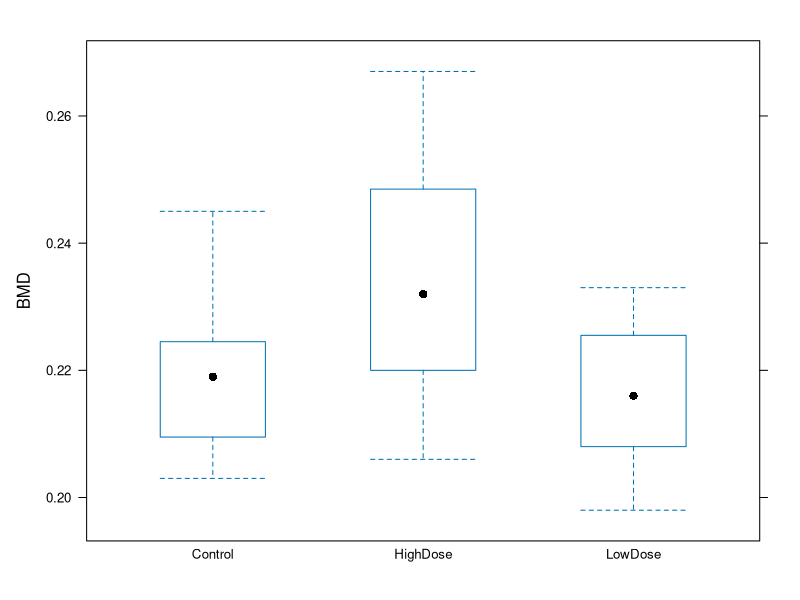
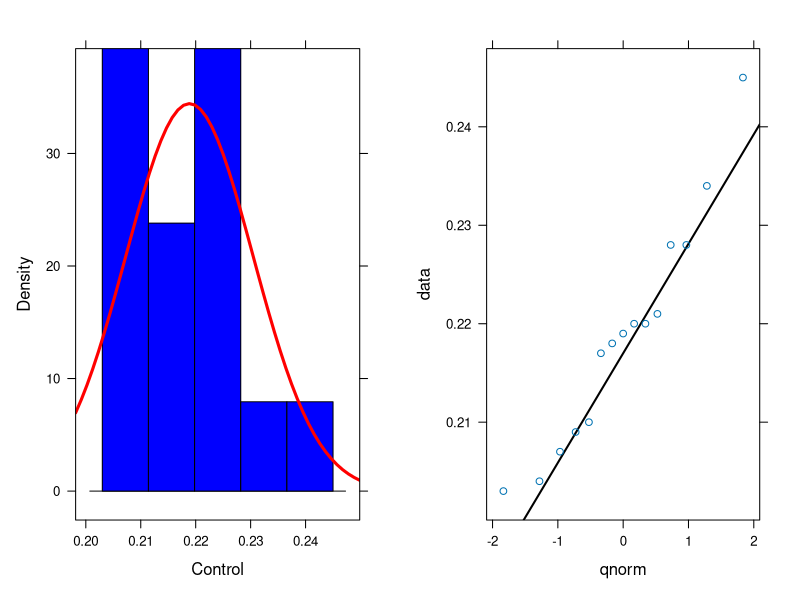
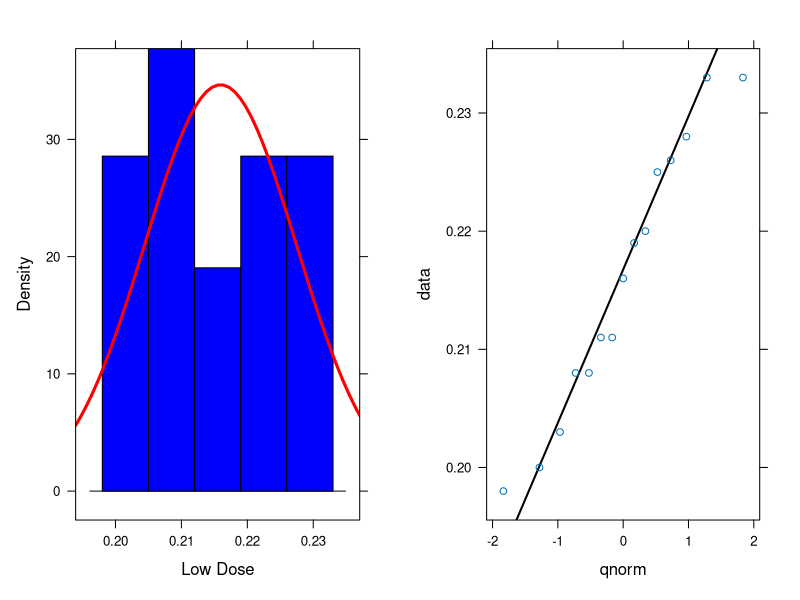
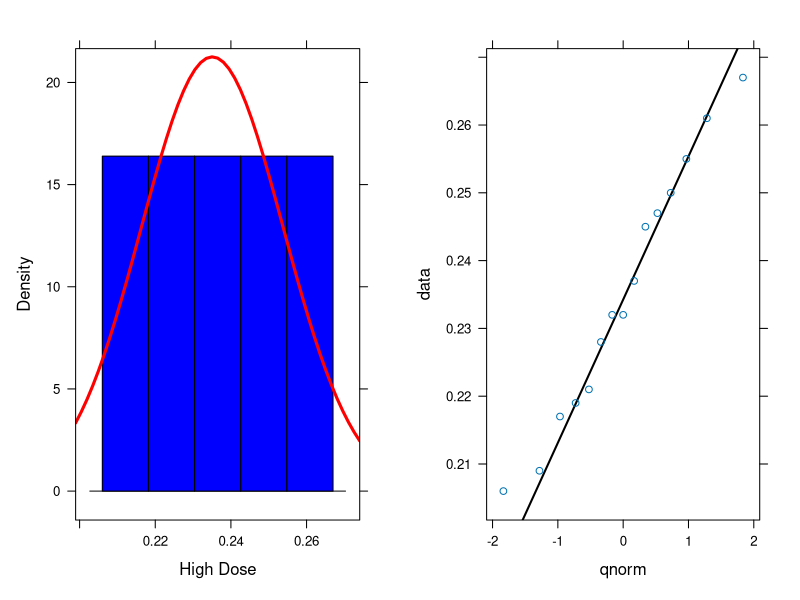
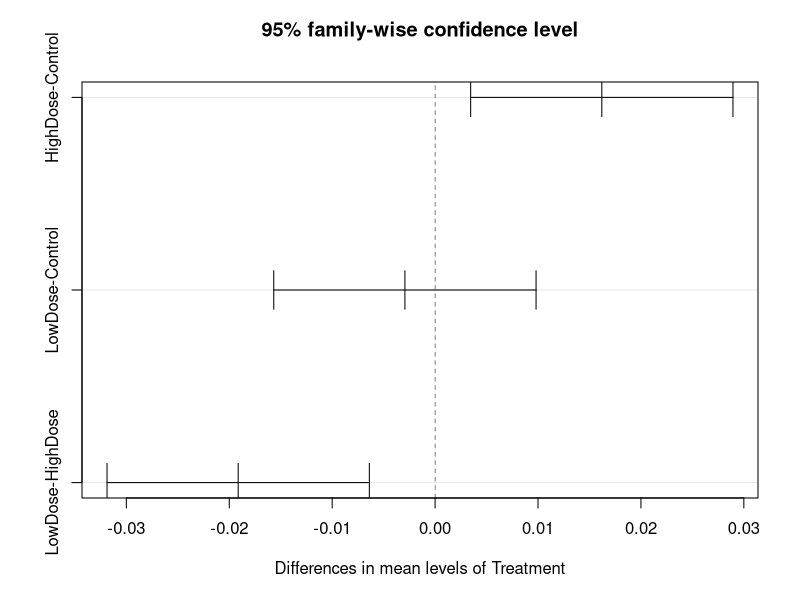
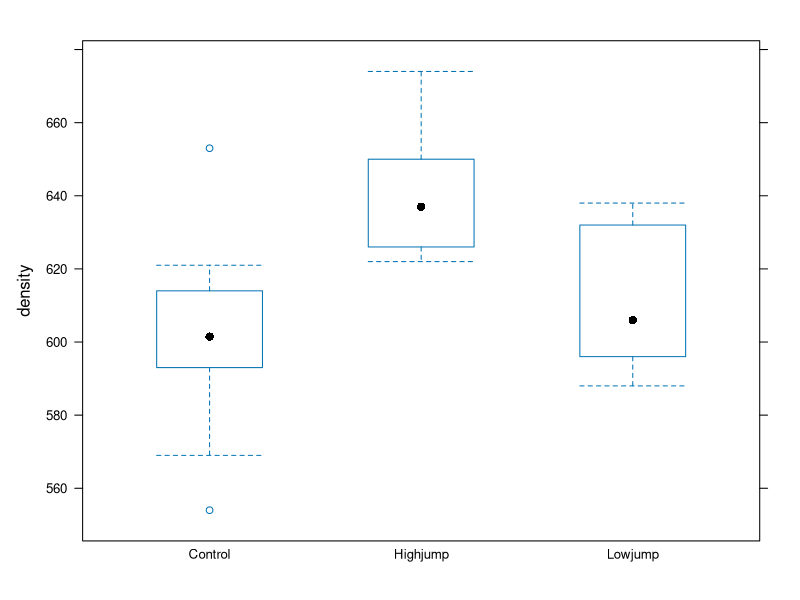
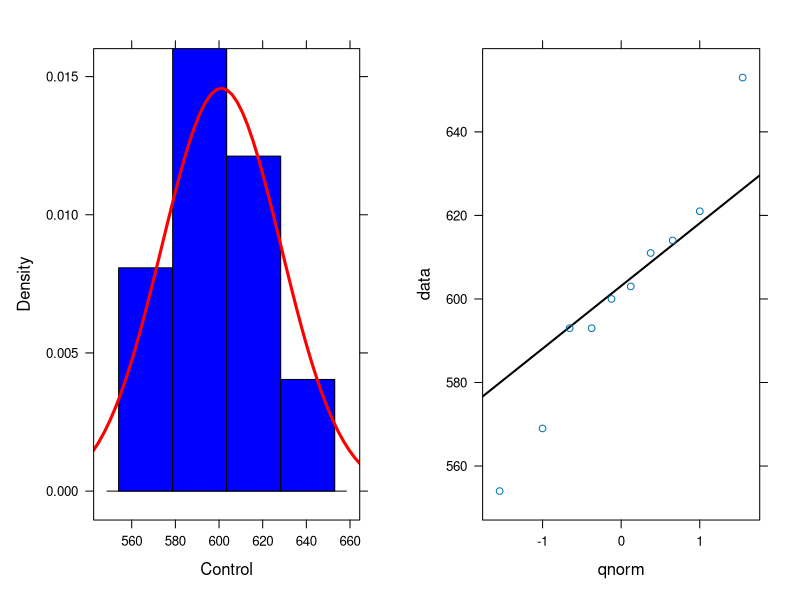
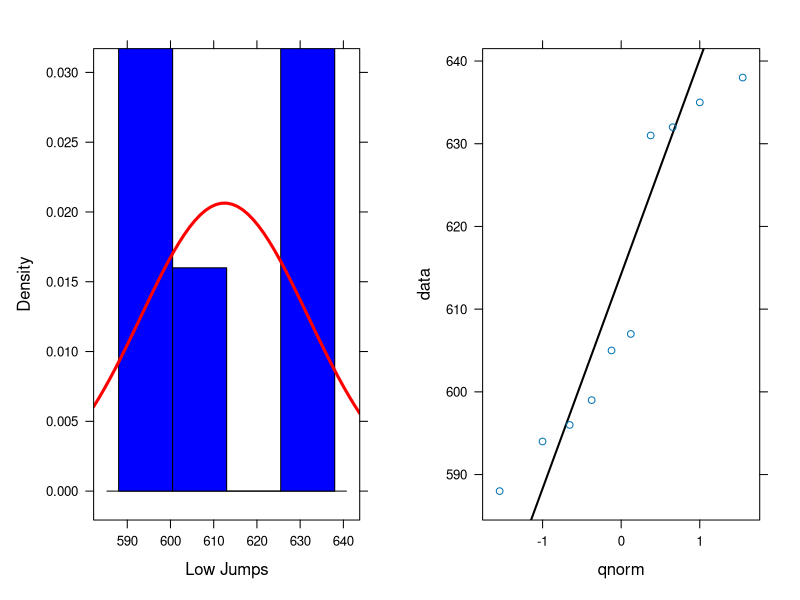

R code for these plots, in order:
## ---- setup
library(lattice)
library(xtable)
my_qqwithline <- function(data, title=NULL){
  qqmath(data,
         panel = function(x) {
           panel.qqmathline(x, distribution = qnorm, lwd=2)
           panel.qqmath(x)
         },
         main=title)
}
my_histogram <- function(x, avg, std, ...){
  histogram(x,
            panel = function(x){
              panel.histogram(x, breaks=NULL, ...)
              panel.mathdensity(dmath = dnorm, col = "red", args = list(mean=avg,sd=std), lwd=3)
            },
            type="density",...)
}

isos <- read.table("ex12-45bmd.txt", header=TRUE)
jump <- read.table("ex12-47jump.txt", header=TRUE)

## ---- A_1
con <- subset(isos, isos$Treatment == 'Control')$BMD
low <- subset(isos, isos$Treatment == 'LowDose')$BMD
hi <- subset(isos, isos$Treatment == 'HighDose')$BMD
data = list(con,low,hi)
info <- data.frame(Treatment=unique(isos$Treatment), Size=sapply(data, length), Mean=sapply(data, mean), Std=sapply(data, sd))
print(xtable(info), include.rownames=FALSE)
bwplot(BMD ~ Treatment, isos)

## ---- A_2
ch <- my_histogram(con, mean(con), sd(con), col="Blue", xlab="Control")
cq <- my_qqwithline(con)
print(ch,position=c(0,0,0.5,1), more=TRUE)
print(cq,position=c(0.5,0,1,1))
lh <- my_histogram(low, mean(low), sd(low), col="Blue", xlab="Low Dose")
lq <- my_qqwithline(low)
print(lh,position=c(0,0,0.5,1), more=TRUE)
print(lq,position=c(0.5,0,1,1))
hh <- my_histogram(hi, mean(hi), sd(hi), col="Blue", xlab="High Dose")
hq <- my_qqwithline(hi)
print(hh,position=c(0,0,0.5,1), more=TRUE)
print(hq,position=c(0.5,0,1,1))

## ---- A_3
le_aov <- aov(BMD ~ Treatment, data=isos)
resume <- summary(le_aov)

## ---- A_4
tuk <- TukeyHSD(le_aov, conf.level = 0.95)
plot(tuk)

## ---- B_1
con <- subset(jump, jump$group == 'Control')$density
low <- subset(jump, jump$group == 'Lowjump')$density
hi <- subset(jump, jump$group == 'Highjump')$density
data = list(con,low,hi)
info <- data.frame(Group=unique(jump$group), Size=sapply(data, length), Mean=sapply(data, mean), Std=sapply(data, sd))
print(xtable(info), include.rownames=FALSE)
bwplot(density ~ group, jump)

## ---- B_2
ch <- my_histogram(con, mean(con), sd(con), col="Blue", xlab="Control")
cq <- my_qqwithline(con)
print(ch,position=c(0,0,0.5,1), more=TRUE)
print(cq,position=c(0.5,0,1,1))
lh <- my_histogram(low, mean(low), sd(low), col="Blue", xlab="Low Jumps")
lq <- my_qqwithline(low)
print(lh,position=c(0,0,0.5,1), more=TRUE)
print(lq,position=c(0.5,0,1,1))
hh <- my_histogram(hi, mean(hi), sd(hi), col="Blue", xlab="High Jumps")
hq <- my_qqwithline(hi)
print(hh,position=c(0,0,0.5,1), more=TRUE)
print(hq,position=c(0.5,0,1,1))

## ---- B_3
le_aov <- aov(density ~ group, data=jump)
resume <- summary(le_aov)

## ---- B_4
tuk <- TukeyHSD(le_aov, conf.level = 0.95)
plot(tuk)
